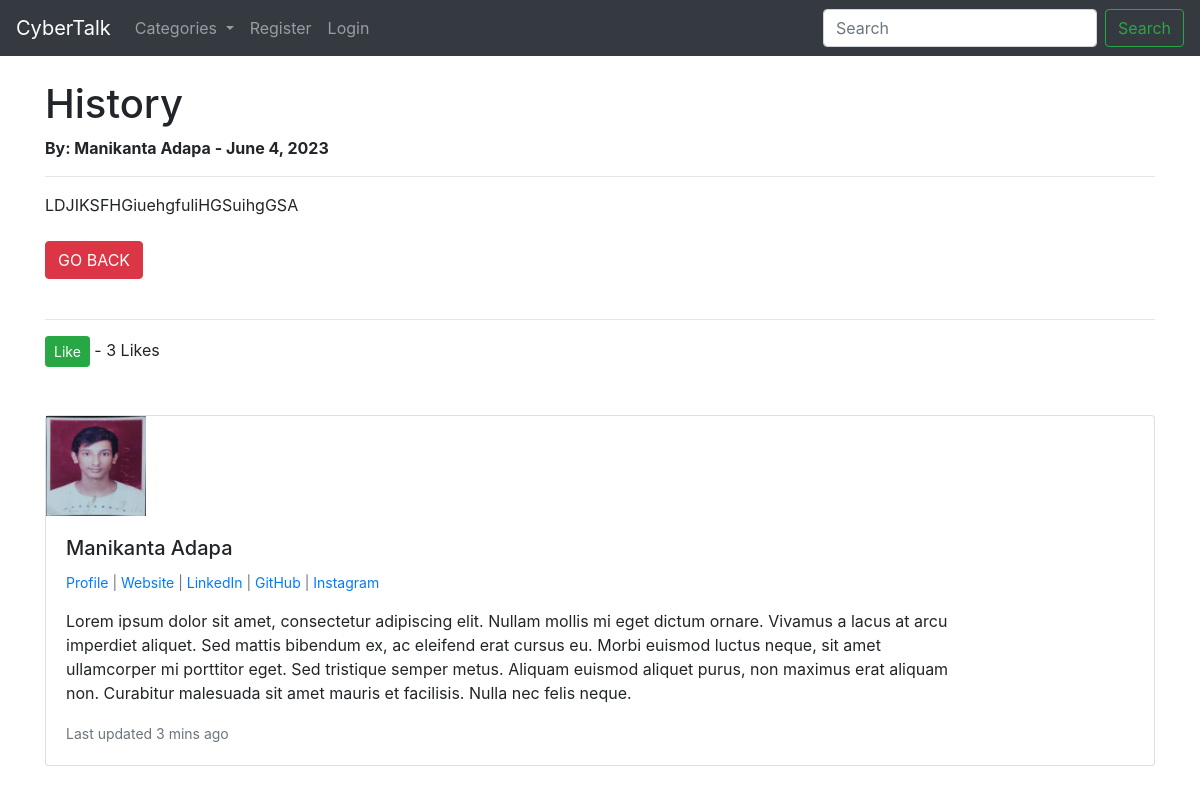
/article/14, run on the app's committed database.
### theblog/models.py (models this page shows, shortened)
class Post(models.Model):
    title=models.CharField(max_length=255)
    header_image=models.ImageField(null=True, blank=True,upload_to='images/')
    title_tag=models.CharField(max_length=255)
    author=models.ForeignKey(User, on_delete=models.CASCADE)
    body=RichTextField(blank=True,null=True)
    post_date=models.DateField(auto_now_add=True)
    category=models.CharField(max_length=255)
    snippet=models.CharField(max_length=255)
    likes=models.ManyToManyField(User,related_name='blog_posts')
    def total_likes(self):
        return self.likes.count()

class Profile(models.Model):
    user=models.OneToOneField(User,null=True,on_delete=models.CASCADE)
    bio=models.TextField()
    profile_pic=models.ImageField(null=True, blank=True,upload_to='images/profile/')
    website_url=models.CharField(max_length=255,null=True,blank=True)
    linkedin_url=models.CharField(max_length=255,null=True,blank=True)
    github_url=models.CharField(max_length=255,null=True,blank=True)
    ig_url=models.CharField(max_length=255,null=True,blank=True)

### theblog/views.py (the view)
# urls.py: path('article/<int:pk>', ArticleDetailView.as_view(),name="article-detail"),
class ArticleDetailView(DetailView):
    model=Post
    template_name='article_detail.html'
    def get_context_data(self,*args, **kwargs):
            cat_menu=Category.objects.all()
            context=super(ArticleDetailView,self).get_context_data(*args, **kwargs)
            context["cat_menu"]=cat_menu
            stuff=get_object_or_404(Post, id=self.kwargs['pk'])
            total_likes=stuff.total_likes()
            liked=False
            if stuff.likes.filter(id=self.request.user.id).exists():
                liked=True
            context["liked"]=liked
            context["total_likes"]=total_likes
            return context

### theblog/models.py (called while the page is built)
    def __str__(self) -> str:
        return self.name

### theblog/templates/article_detail.html (shortened to what this page needs)
{% extends 'base.html' %}
{% load static %}
{% block content %}
<h1>{{post.title}}</h1>
<strong> By: {{post.author.first_name}} {{post.author.last_name}} - {{ post.post_date }} </strong>
<hr>
{{post.body|safe}}
<br><br>
<a href="{% url 'home' %}" class="btn btn-danger">GO BACK</a>
<br><br>
<hr>
<form action="{% url 'like_post' post.pk %}" method="post">
    {% if liked %}
    <button type="submit" name="post_id" value="{{ post.id }}" class="btn btn-danger btn-sm">Unlike</button>
    {% else %}
    <button type="submit" name="post_id" value="{{ post.id }}" class="btn btn-success btn-sm">Like</button>
    {% endif %}
    - {{ total_likes }} Likes
</form>
<br><br>
<div class="card mb-3">
    <div class="row no-gutters">
        {% if post.author.profile.profile_pic %}
        <div class="col-md-4">
            <img src="{{post.author.profile.profile_pic.url}}" alt="..." width="100" height="100" alt="">
        </div>
        {% else %}
        <div class="col-md-4">
            <img src="{% static 'theblog/images/default_pic.jpg' %}" alt="..." width="100" height="100" alt="">
        </div>
        {% endif %}
        <div class="col-md-10">
            <div class="card-body">
                <h5 class="card-title">{{post.author.first_name}} {{post.author.last_name}}</h5>
                <p class="small text-muted">
                    {% if post.author.profile.website_url %}
                    <a href="{% url 'show_profile_page' post.author.profile.id %}">Profile</a> |
                    {% endif %}
                    {% if post.author.profile.website_url %}
                    <a href="{{post.author.profile.website_url}}">Website</a> |
                    {% endif %}
                    {% if post.author.profile.website_url %}
                    <a    href="{{post.author.profile.linkedin_url}}">LinkedIn</a> |
                    {% endif %}
                    {% if post.author.profile.website_url %}
                    <a    href="{{post.author.profile.github_url}}">GitHub</a> |
                    {% endif %}
                    {% if post.author.profile.website_url %}
                    <a    href="{{post.author.profile.ig_url}}">Instagram</a>
                    {% endif %}
                </p>
                <p class="card-text">{{post.author.profile.bio}}</p>
                <p class="card-text"><small class="text-muted">Last updated 3 mins ago</small></p>
            </div>
        </div>
    </div>
</div>
{% endblock %}

### data on the page
Post: title "History", author.first_name "Manikanta", author.last_name "Adapa", post_date "June 4, 2023", body "LDJIKSFHGiuehgfuliHGSuihgGSA", author.profile.profile_pic (picture), author.profile.bio "Lorem ipsum dolor sit amet, consectetur adipiscing elit. Nullam mollis mi eget dictum ornare. Vivamus a lacus at arcu imperdiet aliquet. Sed mattis bibendum ex, ac eleifend erat cursus eu. Morbi euismod luctus neque, sit amet ullamcorper mi porttitor eget. Sed tristique semper metus. Aliquam euismod aliquet purus, non maximus erat aliquam non. Curabitur malesuada sit amet mauris et facilisis. Nulla nec felis neque."

### other printed values
{{ total_likes }} "3"
